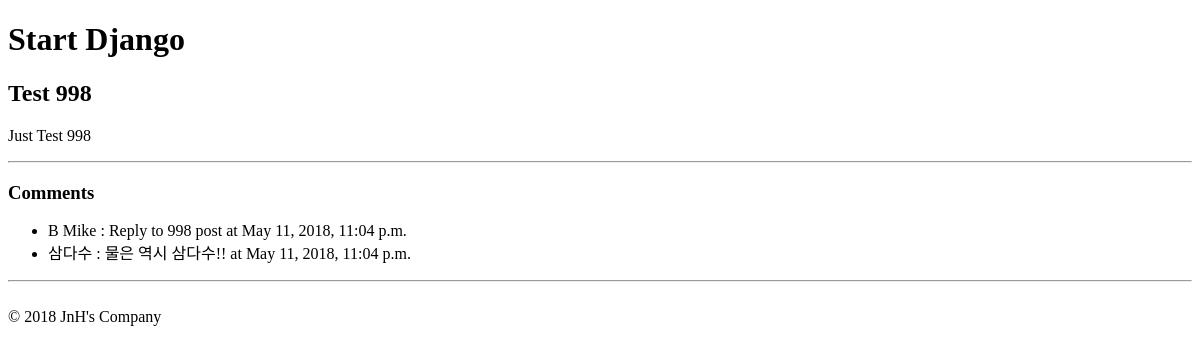
Page /blog/1004/ on the earlier database version.
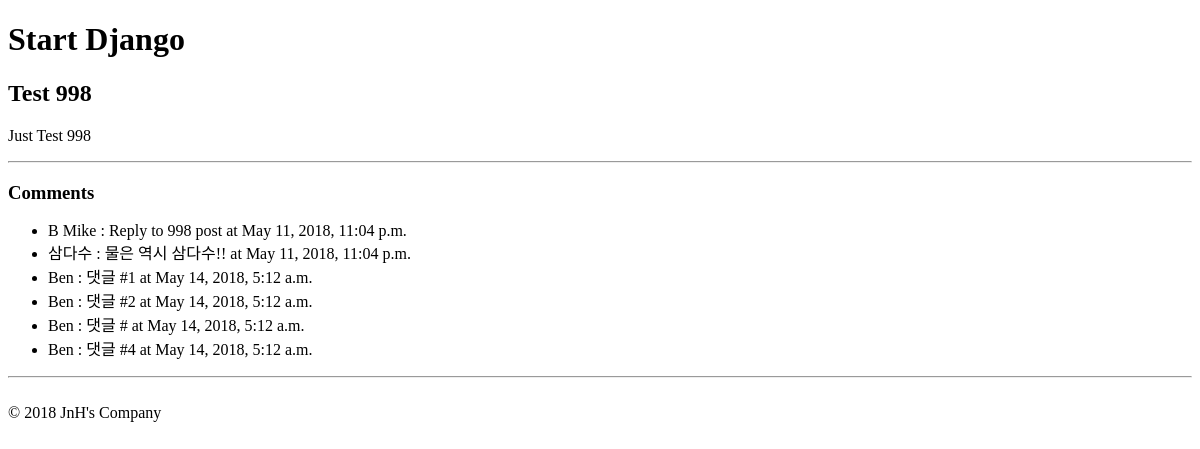
Same page on the later database version.
### blog/models.py (models this page shows, shortened)
class Post(models.Model):
    STATUS_CHOICES = (
        ('d', 'Draft'),
        ('p', 'Published'),
        ('w', 'Withdrawn'),
    )
    user = models.ForeignKey(settings.AUTH_USER_MODEL)
    title = models.CharField(max_length=100, verbose_name="Subject", help_text="input title, max 100")
    content = models.TextField(verbose_name="Content")
    tag = models.CharField(max_length=50, blank=True, help_text="write tags")
    lnglat = models.CharField(max_length=30,
        validators=[lnglat_validator],
        help_text="\"longtitude,latitude\" type",
        blank=True
    )
    status = models.CharField(max_length=1, choices=STATUS_CHOICES)
    tag_set = models.ManyToManyField('Tag')
    created_at = models.DateTimeField(auto_now_add=True)
    updated_at = models.DateTimeField(auto_now=True)
    class Meta:
        ordering = ['-id']

class Comment(models.Model):
    post = models.ForeignKey(Post)
    author = models.CharField(max_length=20)
    message = models.TextField()
    created_at = models.DateTimeField(auto_now_add=True)
    updated_at = models.DateTimeField(auto_now=True)

### blog/views.py (the view)
# urls.py: url(r'^(?P<id>\d+)/$', views.post_detail),
def post_detail(request, id):
    post = get_object_or_404(Post, id=id)
    return render(request, 'blog/post_detail.html', {
        'post': post,
    })

### blog/templates/blog/post_detail.html
{% extends "blog/layout.html" %}
{% block content %}
<h2>{{ post.title }}</h2>
    {{ post.content|linebreaks }}
    <hr/>
        <h3>Comments </h3>
        <ul>
            {% for comment in post.comment_set.all %}
                <li>
                    {{ comment.author }} :
                    {{ comment.message }}
                    at {{ comment.updated_at }}
                </li>
            {% endfor %}
        </ul>
{% endblock %}

### blog/templates/blog/layout.html (shortened to what this page needs)
{% extends "layout.html" %}

### start_django/templates/layout.html (shortened to what this page needs)
<!DOCTYPE html>
<html lang="en">
<head>
</head>
<body>
    <h1>Start Django</h1>
    {% block content %}
    {% endblock %}
    <hr/>
    <br/>
    &copy; 2018 JnH's Company
</body>
</html>

Differences in the rows shown:
added Comment: author "Ben", message "댓글 #1", updated_at "May 14, 2018, 5:12 a.m."
added Comment: author "Ben", message "댓글 #2", updated_at "May 14, 2018, 5:12 a.m."
added Comment: author "Ben", message "댓글 #", updated_at "May 14, 2018, 5:12 a.m."
added Comment: author "Ben", message "댓글 #4", updated_at "May 14, 2018, 5:12 a.m."
